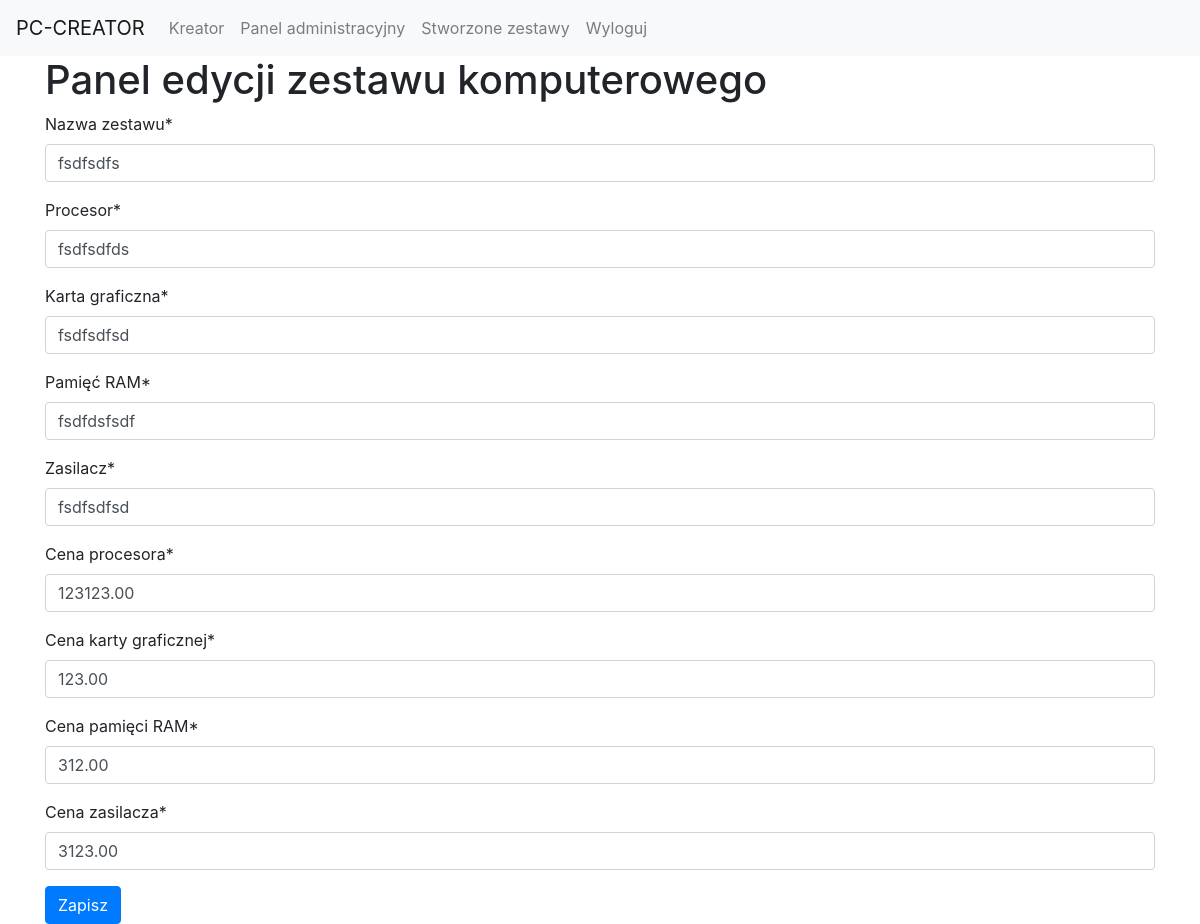
/edit-set/2/ (signed in), run on the app's committed database.
### ScriptLanguagesApp/models.py (models this page shows)
class PC(models.Model):
    name = models.CharField(max_length=100, verbose_name="Nazwa zestawu")
    cpu = models.CharField(max_length=100,verbose_name="Procesor")
    gpu = models.CharField(max_length=100,verbose_name="Karta graficzna")
    ram = models.CharField(max_length=100,verbose_name="Pamięć RAM")
    psu = models.CharField(max_length=100,verbose_name="Zasilacz")
    cpu_price = models.DecimalField(max_digits=8, decimal_places=2,verbose_name="Cena procesora")
    gpu_price = models.DecimalField(max_digits=8, decimal_places=2,verbose_name="Cena karty graficznej")
    ram_price = models.DecimalField(max_digits=8, decimal_places=2,verbose_name="Cena pamięci RAM")
    psu_price = models.DecimalField(max_digits=8, decimal_places=2,verbose_name="Cena zasilacza")
    ratings = models.ManyToManyField(User, through='PCRating')
    average_rating = models.FloatField(default=0, verbose_name="Średnia ocena", editable=False)

### ScriptLanguagesApp/views.py (the view, shortened to what this page needs)
# urls.py: path('edit-set/<int:pc_id>/', PCEditView.as_view(), name='edit-set'),
@method_decorator(login_required, name='dispatch')
@method_decorator(user_passes_test(is_superuser), name='dispatch')
class PCEditView(View):
    def __init__(self):
        super().__init__()
        self.logger = Logger()
    @staticmethod
    def get_pc_by_id(pc_id):
        return get_object_or_404(PC, id=pc_id)
    def get(self, request, pc_id):
        self.logger.log('INFO', 'PCEditView GET request')
        pc = self.get_pc_by_id(pc_id)
        form = PCEditForm(instance=pc)
        return render(request, 'creator/edit-set.html', {'form': form})

### ScriptLanguagesApp/forms.py
class PCEditForm(forms.ModelForm):
    class Meta:
        model = PC
        fields = ['name', 'cpu', 'gpu', 'ram', 'psu', 'cpu_price', 'gpu_price', 'ram_price', 'psu_price']
    def __init__(self, *args, **kwargs):
        super().__init__(*args, **kwargs)
        self.helper = FormHelper()
        self.helper.layout = Layout(
            'name',
            'cpu',
            'gpu',
            'ram',
            'psu',
            'cpu_price',
            'gpu_price',
            'ram_price',
            'psu_price',
            Submit('submit', 'Save')
        )
        self.helper.form_method = 'POST'

### ScriptLanguagesApp/Common/logger.py (called while the page is built)
    def log(self, level, message):
        getattr(self.logger, level.lower())(message)

### ScriptLanguagesApp/views.py (called while the page is built)
def is_superuser(user):
    return user.is_superuser

### ScriptLanguagesApp/templates/creator/edit-set.html (shortened to what this page needs)
{% extends 'base.html' %}
{% load crispy_forms_tags %}
{% block content %}
  <h1>Panel edycji zestawu komputerowego</h1>
  <form method="post">
    {{ form|crispy }}
    <button class="btn btn-primary" type="submit">Zapisz</button>
  </form>
{% endblock %}

### data on the page
PC: name "fsdfsdfs", cpu "fsdfsdfds", gpu "fsdfsdfsd", ram "fsdfdsfsdf", psu "fsdfsdfsd", cpu_price "123123.00", gpu_price "123.00", ram_price "312.00", psu_price "3123.00"
